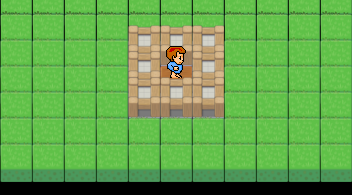

This game map was drawn from its Tiled (.tmx) file and the tilesets committed beside it. A one-line description and the trimmed map source follow:
An orthogonal 11x15 tile map with 32x13 px tiles, 2 tile layers (Tile Layer 1, Tile Layer 2).

<map version="1.0" orientation="orthogonal" width="11" height="15" tilewidth="32" tileheight="13">
 <tileset firstgid="1" source="../gfx/tileset.tsx" />
 <layer name="Tile Layer 1" width="11" height="15">
  <data>[165 cells, 77 non-empty, 3 distinct tile ids]</data>
 </layer>
 <layer name="Tile Layer 2" width="11" height="15">
  <data>[165 cells, 9 non-empty, 2 distinct tile ids]</data>
 </layer>
</map>
